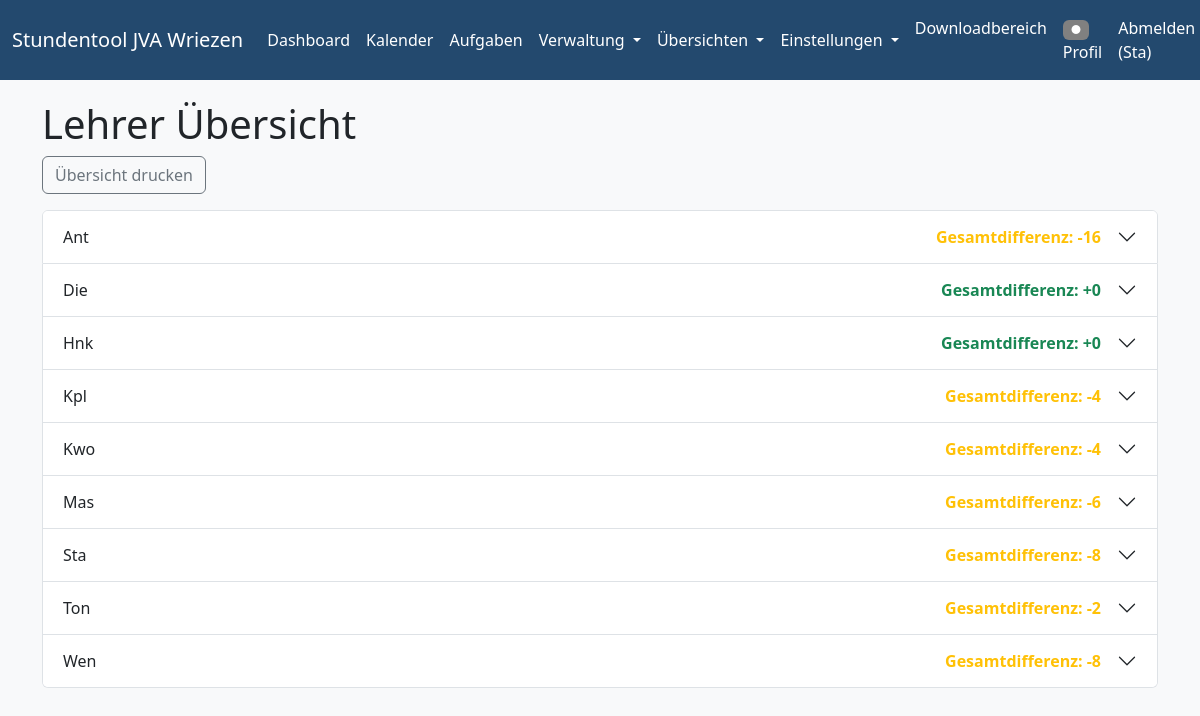
/uebersicht/lehrer (signed in), run on the app's committed database.
### models.py (models this page shows, shortened)
class User(db.Model, UserMixin):
    id = db.Column(db.Integer, primary_key=True)
    username = db.Column(db.String(20), unique=True, nullable=False) # Used for login
    email = db.Column(db.String(120), unique=True, nullable=False) # Keep email for contact/recovery
    password = db.Column(db.String(60), nullable=False)
    role = db.Column(db.String(20), default='Benutzer', nullable=False) # New role column
    farbe = db.Column(db.String(7), default='#808080') # Hex color

class Lehrer(db.Model):
    __tablename__ = 'lehrer'
    id = db.Column(db.Integer, primary_key=True)
    name = db.Column(db.String(64), unique=True, nullable=False)
    stunden_gesamt_soll_input = db.Column(db.String(10), default='26')
    stunden_a_input = db.Column(db.String(10), default='')
    stunden_b_input = db.Column(db.String(10), default='')
    stunden_a = db.Column(db.Integer, default=0)
    stunden_b = db.Column(db.Integer, default=0)
    farbe = db.Column(db.String(7), default='#808080') # Hex color
    tage = db.Column(db.JSON, default=lambda: ["Mo", "Di", "Mi", "Do", "Fr"])
    max_stunden_pro_tag = db.Column(db.JSON, default=lambda: {}) # Speichert {Tag: {WocheA: X, WocheB: Y}}
    abwesend_an_tagen = db.Column(db.JSON, default=list)
    angebote = db.relationship('Angebot', secondary=lehrer_angebot_association, backref='lehrer')
    hauptangebot_id = db.Column(db.Integer, db.ForeignKey('angebot.id'), nullable=True)
    hauptangebot = db.relationship('Angebot', foreign_keys=[hauptangebot_id])
    einsatz_klassen = db.Column(db.Text, default="[]")  # PATCH: als JSON-String speichern, falls kein PickleType/JSON verfügbar

### app.py (the view)
@app.route('/uebersicht/lehrer')
@login_required
@role_required([ROLE_ADMIN, ROLE_PLANER])
def lehrer_uebersicht():
    lehrer_details = berechne_lehrer_uebersicht()
    return render_template(
        'lehrer_uebersicht.html',
        title='Lehrer Übersicht',
        lehrer_details=lehrer_details,
    )

### app.py (called while the page is built)
def role_required(allowed_roles):
    def decorator(f):
        @wraps(f)
        def decorated_function(*args, **kwargs):
            if not current_user.is_authenticated:
                return login_manager.unauthorized() # Redirect to login page
            if current_user.role not in allowed_roles:
                flash('Sie haben keine Berechtigung, auf diese Seite zuzugreifen.', 'danger')
                abort(403) # Forbidden
            return f(*args, **kwargs)
        return decorated_function
    return decorator

@login_manager.user_loader
def load_user(user_id):
    return User.query.get(int(user_id))

### templates/lehrer_uebersicht.html (shortened to what this page needs)
{% extends "base.html" %}
{% block content %}
<h1>Lehrer Übersicht</h1>
<div class="mb-3">
    <button class="btn btn-outline-secondary" onclick="window.print()">Übersicht drucken</button>
</div>
<div class="accordion" id="lehrerAccordion">
    {% for lehrer in lehrer_details %}
    <div class="accordion-item">
        <h2 class="accordion-header" id="heading-{{ lehrer.id }}">
            <button class="accordion-button collapsed" type="button" data-bs-toggle="collapse" data-bs-target="#collapse-{{ lehrer.id }}" aria-expanded="false" aria-controls="collapse-{{ lehrer.id }}">
                <div class="d-flex justify-content-between w-100 me-3">
                    <span>{{ lehrer.name }}</span>
                    <span class="fw-bold {% if lehrer.gesamt_diff > 0 %}text-danger{% elif lehrer.gesamt_diff < 0 %}text-warning{% else %}text-success{% endif %}">
                        Gesamtdifferenz: {{ '%+d'|format(lehrer.gesamt_diff) }}
                    </span>
                </div>
            </button>
        </h2>
                                {% set has_einsaetze = false %}
    </div>
    {% endfor %}
</div>
{% endblock %}

### templates/base.html (shortened to what this page needs)
<!DOCTYPE html>
<html lang="de">
<head>
    <link href="https://cdn.jsdelivr.net/npm/bootstrap@5.3.3/dist/css/bootstrap.min.css" rel="stylesheet">
    <link rel="stylesheet" href="https://cdnjs.cloudflare.com/ajax/libs/font-awesome/6.4.0/css/all.min.css">
</head>
<body>
    <nav class="navbar navbar-expand-lg navbar-custom">
        <div class="container-fluid">
            <a class="navbar-brand" href="{{ url_for('stundenplan_anzeigen') }}">Stundentool JVA Wriezen</a>
            <div class="collapse navbar-collapse" id="navbarNav">
                <ul class="navbar-nav me-auto mb-2 mb-lg-0">
                    <li class="nav-item">
                        <a class="nav-link" href="{{ url_for('stundenplan_anzeigen') }}">Dashboard</a>
                    </li>
                    <li class="nav-item">
                        <a class="nav-link" href="{{ url_for('kalender') }}">Kalender</a>
                    </li>
                    {% if current_user.is_authenticated %}
                    <li class="nav-item">
                        <a class="nav-link" href="{{ url_for('kanban_board') }}">Aufgaben</a>
                    </li>
                    {% endif %}
                    {% if current_user.is_authenticated and (current_user.role == 'Admin' or current_user.role == 'Planer') %}
                    <li class="nav-item dropdown">
                        <a class="nav-link dropdown-toggle" href="#" id="navbarDropdownVerwaltung" role="button" data-bs-toggle="dropdown" aria-expanded="false">
                            Verwaltung
                        </a>
                    </li>
                    {% endif %}
                    {% if current_user.is_authenticated and (current_user.role == 'Admin' or current_user.role == 'Planer') %}
                    <li class="nav-item dropdown">
                        <a class="nav-link dropdown-toggle" href="#" id="navbarDropdownUebersichten" role="button" data-bs-toggle="dropdown" aria-expanded="false">
                            Übersichten
                        </a>
                    </li>
                    {% endif %}
                    {% if current_user.is_authenticated and current_user.role == 'Admin' %}
                    <li class="nav-item dropdown">
                        <a class="nav-link dropdown-toggle" href="#" id="navbarDropdownEinstellungen" role="button" data-bs-toggle="dropdown" aria-expanded="false">
                            Einstellungen
                        </a>
                    </li>
                    {% endif %}
                </ul>
                <ul class="navbar-nav ms-auto mb-2 mb-lg-0">
                    {% if current_user.is_authenticated %}
                        <li class="nav-item">
                            <a class="nav-link" href="{{ url_for('downloads') }}">Downloadbereich</a>
                        </li>
                        <li class="nav-item">
                            <a class="nav-link" href="{{ url_for('profil') }}">
                                <span class="badge" style="background:{{ current_user.farbe }};color:#fff;">&#9679;</span>
                                Profil
                            </a>
                        </li>
                        <li class="nav-item">
                            <a class="nav-link" href="{{ url_for('logout') }}">Abmelden ({{ current_user.username }})</a>
                        </li>
                    {% else %}
                        <li class="nav-item"><a class="nav-link" href="{{ url_for('login') }}">Anmelden</a></li>
                    {% endif %}
                </ul>
            </div>
        </div>
    </nav>
    <div class="container">
        {% block content %}{% endblock %}
    </div>
</body>
</html>

### templates/base.html (style rules this page uses)
body { background-color: #f8f9fa; }
.container { margin-top: 20px; }
.navbar-custom { background-color: #23496e !important; }
.navbar-custom .navbar-nav .nav-link, .navbar-custom .navbar-brand, .navbar-custom .navbar-nav .dropdown-toggle { color: #fff !important; transition: color 0.2s, background 0.2s, box-shadow 0.2s; }

### data on the page
User: username "Sta"
Lehrer: name "Ant", gesamt_diff "-16"
Lehrer: name "Die", gesamt_diff "+0"
Lehrer: name "Hnk", gesamt_diff "+0"
Lehrer: name "Kpl", gesamt_diff "-4"
Lehrer: name "Kwo", gesamt_diff "-4"
Lehrer: name "Mas", gesamt_diff "-6"
Lehrer: name "Sta", gesamt_diff "-8"
Lehrer: name "Ton", gesamt_diff "-2"
Lehrer: name "Wen", gesamt_diff "-8"
